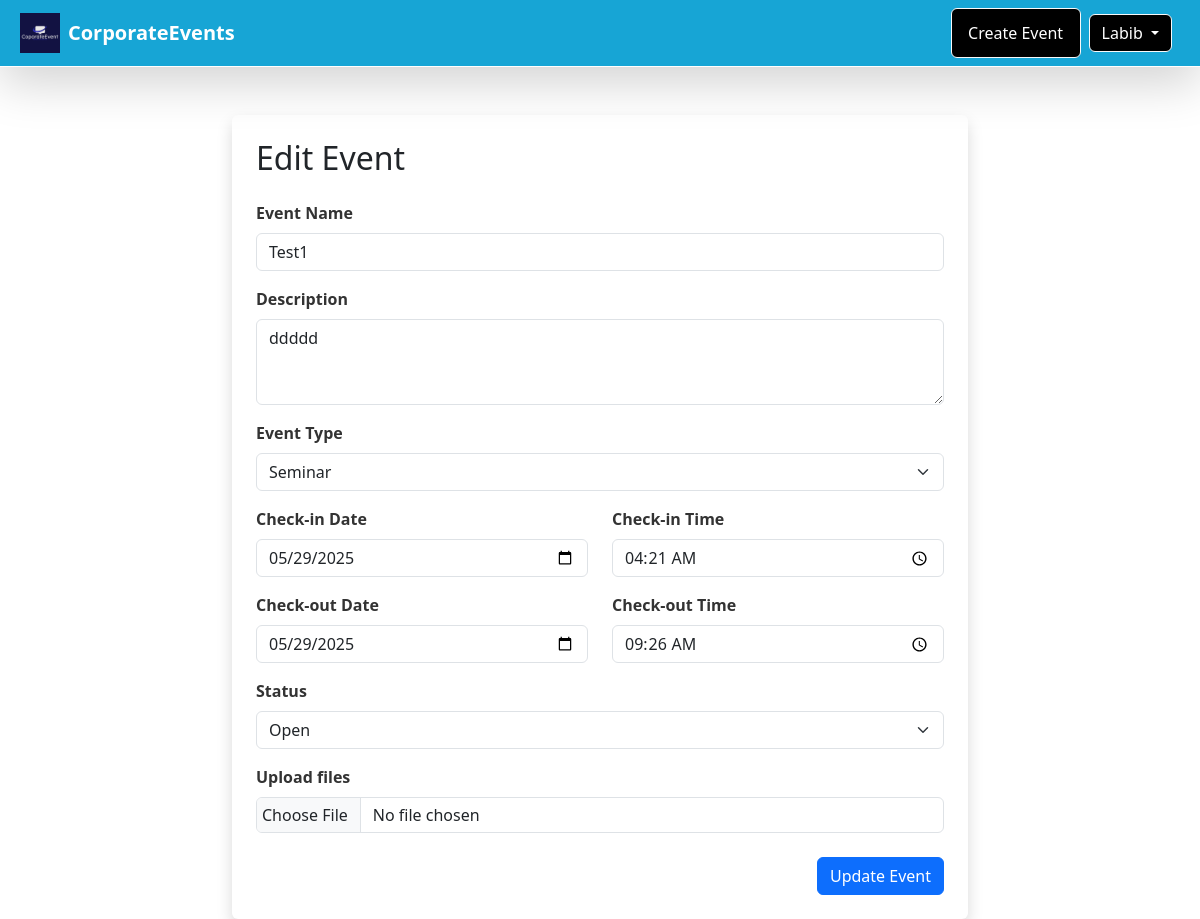
/edit_event/1 (signed in), run on an earlier commit of the app's database.
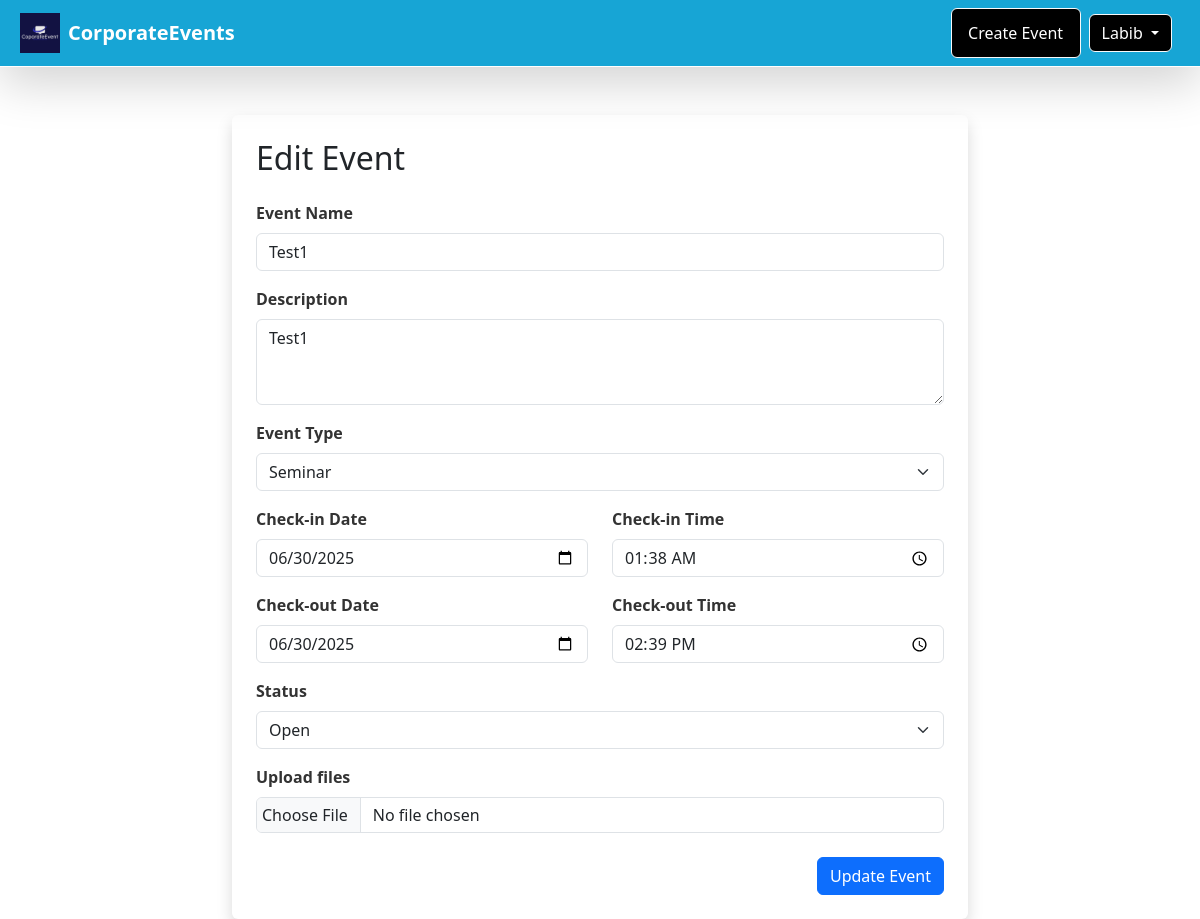
And on a later commit of the database.
### website/models.py (models this page shows, shortened)
class Event(db.Model):
    __tablename__ = 'events'
    id = db.Column(db.Integer, primary_key=True)
    event_name = db.Column(db.String(100), nullable=False)
    description = db.Column(db.Text, nullable=False)
    event_type = db.Column(db.String(100), nullable=False)
    checkin_date = db.Column(db.DateTime, nullable=False)
    checkout_date = db.Column(db.DateTime, nullable=False)
    checkin_time = db.Column(db.DateTime, nullable=False)
    checkout_time = db.Column(db.DateTime, nullable=False)
    status = db.Column(db.String(50), nullable=False)
    file_name = db.Column(db.String(999), nullable=True)
    bookings = db.relationship('Booking', backref='event', lazy=True)
    tickets = db.relationship('Ticket', backref='event', lazy=True)
    reviews = db.relationship('Review', backref='event', lazy=True)
    user_id = db.Column(db.Integer, db.ForeignKey('users.id'), nullable=False)
    owner = db.relationship('User', backref='events', lazy=True)

### website/views.py (the view, shortened to what this page needs)
@main_bp.route('/edit_event/<int:event_id>', methods=['GET', 'POST'])
@login_required
def edit_event(event_id):
    event = db.session.get(Event, event_id)
    if not event or event.user_id != current_user.id:
        return "Unauthorized", 403
    form = EventForm(obj=event)
    return render_template('createevent.html', form=form, event=event)

### website/__init__.py (called while the page is built)
def create_app():
    app = Flask(__name__)
    app.config['SECRET_KEY'] = 'somesecretkey'
    app.config['SQLALCHEMY_DATABASE_URI'] = 'sqlite:///sqllite_database.db'
    app.config['UPLOAD_FOLDER'] = 'website/static/upload'
    db.init_app(app)
    bcrypt.init_app(app)
    login_manager.init_app(app)
    login_manager.login_view = 'auth.login'
    Bootstrap5(app)
    from .models import User
    @login_manager.user_loader
    def load_user(user_id):
        return db.session.get(User, int(user_id))
    from . import views, auth
    app.register_blueprint(views.main_bp)
    app.register_blueprint(auth.auth_bp)
    return app

### website/templates/createevent.html (shortened to what this page needs)
<!doctype html>
<html lang="en">
<head>
  <link href="https://cdn.jsdelivr.net/npm/bootstrap@5.3.3/dist/css/bootstrap.min.css" rel="stylesheet">
  <link rel="stylesheet" href="{{ url_for('static', filename='style/style.css') }}">
</head>
<body>
  {% extends 'base.html' %}
  {% block content %}
  <main class="container mt-5">
    <div class="row justify-content-center">
      <div class="col-md-8">
        <div class="p-4 shadow rounded bg-white">
          <h2 class="mb-4">{{ 'Edit Event' if event else 'Create Event' }}</h2>
          <form method="POST" enctype="multipart/form-data">
            <div class="mb-3">
              {{ form.event_name.label(class="form-label") }}
              {{ form.event_name(class="form-control", placeholder="Name of the event") }}
            </div>
            <div class="mb-3">
              {{ form.description.label(class="form-label") }}
              {{ form.description(class="form-control", rows=3) }}
            </div>
            <div class="mb-3">
              {{ form.event_type.label(class="form-label") }}
              {{ form.event_type(class="form-select") }}
            </div>
            <div class="row">
              <div class="col-md-6 mb-3">
                {{ form.checkin_date.label(class="form-label") }}
                {{ form.checkin_date(class="form-control") }}
              </div>
              <div class="col-md-6 mb-3">
                {{ form.checkin_time.label(class="form-label") }}
                {{ form.checkin_time(class="form-control") }}
              </div>
              <div class="col-md-6 mb-3">
                {{ form.checkout_date.label(class="form-label") }}
                {{ form.checkout_date(class="form-control") }}
              </div>
              <div class="col-md-6 mb-3">
                {{ form.checkout_time.label(class="form-label") }}
                {{ form.checkout_time(class="form-control") }}
              </div>
            </div>
            <div class="mb-3">
              {{ form.status.label(class="form-label") }}
              {{ form.status(class="form-select") }}
            </div>
            <div class="mb-3">
              {{ form.upload.label(class="form-label") }}
              {{ form.upload(class="form-control") }}
            </div>
            <div class="text-end mt-4">
              {{ form.submit(class="btn btn-primary", value='Update Event' if event else 'Create Event') }}
            </div>
          </form>
        </div>
      </div>
    </div>
  </main>
  {% endblock %}

What changed in the data, as far as the page shows it:
changed Event "Test1": description "ddddd" → "Test1"; checkin_date "05/29/2025" → "06/30/2025"; checkin_time "04:21" → "01:38"; checkout_date "05/29/2025" → "06/30/2025"; checkout_time "09:26" → "14:39"
